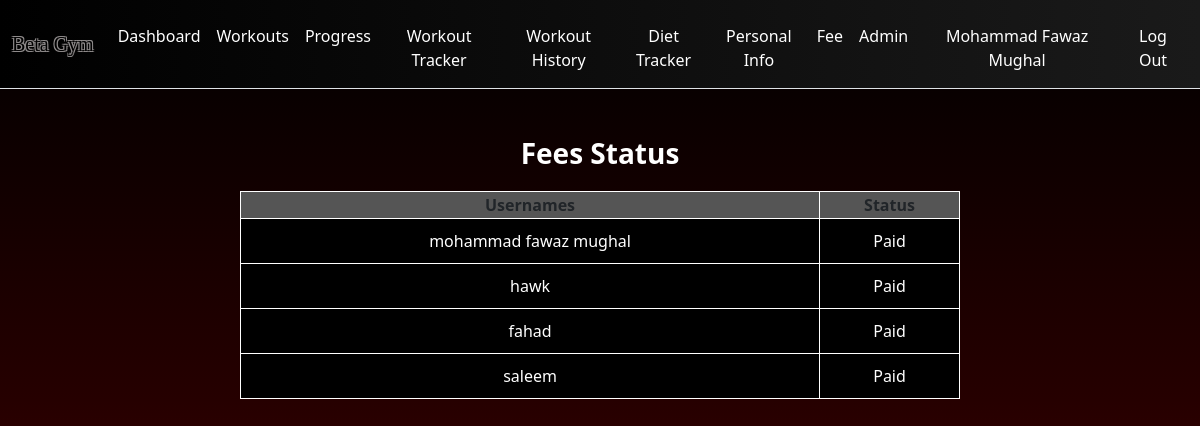
/feestatus (signed in), run on the app's committed database.
### tables this page shows
CREATE TABLE fees_paid(user_id INTEGER PRIMARY KEY,username TEXT NOT NULL);

### app.py (the view)
@app.route('/feestatus', methods=["GET", "POST"])
def fee():
    db = get_db()
    name = db.execute("SELECT username FROM fees_paid").fetchall()
    return render_template("Feestatus.html", name=name)

### app.py (called while the page is built)
def get_db():
    if "db" not in g:
        g.db = sqlite3.connect(DATABASE)
        g.db.row_factory = sqlite3.Row
    return g.db

@app.after_request
def after_request(response):
    response.headers["Cache-Control"] = "no-cache, no-store, must-revalidate"
    response.headers["Expires"] = 0
    response.headers["Pragma"] = "no-cache"
    return response

### templates/Feestatus.html (shortened to what this page needs)
{% extends "layout.html" %}
{% block main %}
    <h3><b>Fees Status</b></h3>
    <table>
        <thead>
            <tr>
                <th>Usernames</th>
                <th>Status</th>
            </tr>
        </thead>
        <tbody>
            {% for user in name %}
                <tr>
                    <td>{{user.username}}</td>
                    <td>Paid</td>
                </tr>
            {%endfor%}
        </tbody>
    </table>
{% endblock %}

### templates/layout.html (shortened to what this page needs)
<!DOCTYPE html>
<html lang="en">
<head>
    <link href="https://cdn.jsdelivr.net/npm/bootstrap@5.3.3/dist/css/bootstrap.min.css" rel="stylesheet">
    <link href="/static/style.css" rel="stylesheet">
    <link rel="stylesheet" href="https://cdnjs.cloudflare.com/ajax/libs/font-awesome/6.5.0/css/all.min.css">
</head>
<body>
    <nav class="navbar navbar-expand-md  border-bottom">
        <div class="container-fluid">
            <a class="navbar-brand" href="/">Beta Gym</a>
            <div class="collapse navbar-collapse" id="navbar">
                {% if session["user_id"] %}
                    <ul class="navbar-nav me-auto mt-2">
                        <li class="nav-item"><a class="nav-link" href="/dashboard">Dashboard</a></li>
                        <li class="nav-item"><a class="nav-link" href="/workouts">Workouts</a></li>
                        <li class="nav-item"><a class="nav-link" href="/progress">Progress</a></li>
                        <li class="nav-item"><a class="nav-link" href="/workout_tracker">Workout Tracker</a></li>
                        <li class="nav-item"><a class="nav-link" href="/workout_history">Workout History</a></li>
                        <li class="nav-item"><a class="nav-link" href="/diet_Tracker">Diet Tracker</a></li>
                        <li class="nav-item"><a class="nav-link" href="/info">Personal Info</a></li>
                        {%if session["user_id"] == 30%}
                        <li class="nav-item"><a class="nav-link" href="/feestatus">Fee</a></li>
                            <li class="nav-item"><a class="nav-link" href="/admin">Admin</a></li>
                        {%endif%}
                    </ul>
                    <ul class="navbar-nav ms-auto mt-2">
                        {% if session["user_name"]%}
                            <li class ="nav-item"><a class="nav-link" href="/profile"> {{session["user_name"]}}</a>
                        {%endif%}
                        <li class="nav-item"><a class="nav-link" href="/logout">Log Out</a></li>
                    </ul>
                {% else %}
                    <ul class="navbar-nav ms-auto mt-2">
                        <li class="nav-item"><a class="nav-link" href="/forgot_password">Forgot Password</a></li>
                        <li class="nav-item"><a class="nav-link" href="/register">Register</a></li>
                        <li class="nav-item"><a class="nav-link" href="/login">Log In</a></li>
                    </ul>
                {% endif %}
            </div>
        </div>
    </nav>
    <main >
        {% block main %}{% endblock %}
    </main>
</body>
</html>

### static/style.css (style rules this page uses)
body { background: linear-gradient(135deg, #2c2c2c,#b30000); min-height:100vh; margin:0; font-family: "Segoe UI",Tahoma,Geneva, Verdana, sans-serif; }
.navbar { background:linear-gradient(to right, #000000,#1a1a1a); color:white; }
.navbar .nav-link { color:white; }
.navbar-brand { margin-top:7fpx; color:black; font-family:Fantasy; text-shadow: -1px -1px 0 #8f8b8b, 1px -1px 0 #8f8b8b, -1px 1px 0 #8f8b8b, 1px 1px 0 #8f8b8b; }
#calories_table, th,td { border:1px solid white; }
#calories_table th,td { padding:10px; text-align:center; }
#calories_table, th { background-color:#555; }

### templates/Feestatus.html (style rules this page uses)
body { background: linear-gradient(to bottom, #000000, #260000, #5C0100); text-align:center; }
h3 { margin-top:3rem; color:White; }
table { width:60%; margin:auto; margin-top:20px; border-collapse:collapse; }
td { color:white; background-color:black; }

### data on the page
fees_paid: user_name "Mohammad Fawaz Mughal", username "mohammad fawaz mughal"
fees_paid: username "hawk"
fees_paid: username "fahad"
fees_paid: username "saleem"
